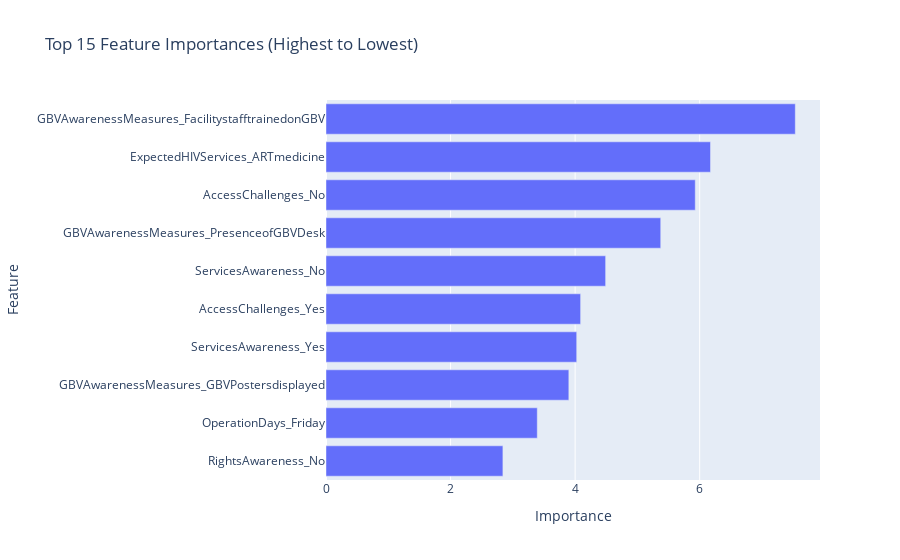

The notebook cell this image was saved under:
### Code cell
feature_importances = best_cat_model.feature_importances_

# Create a Series for the feature importances
importances = pd.Series(feature_importances, index=X_train.columns)

# Sort the importances and select the top 10, then reverse the Series for plotting
top_10_importances = importances.sort_values(ascending=False)[:10][::-1]

# Create a bar chart using Plotly
fig = px.bar(top_10_importances, x=top_10_importances.values, y=top_10_importances.index, orientation='h',
             labels={'x': 'Importance', 'index': 'Feature'},
             title='Top 15 Feature Importances (Highest to Lowest)')

# Show the plot
fig.show()

### Figure 1 — Plotly figure (JSON) as saved in the notebook; plotly's stock layout.template omitted (floating-point values rounded to 4 significant figures)
{"data": [{"alignmentgroup": "True", "hovertemplate": "Importance=%{x}<br>Feature=%{y}<extra></extra>", "legendgroup": "", "marker": {"color": "#636efa", "pattern": {"shape": ""}}, "name": "", "offsetgroup": "", "orientation": "h", "showlegend": false, "textposition": "auto", "type": "bar", "x": [2.841, 3.392, 3.899, 4.026, 4.089, 4.49, 5.375, 5.929, 6.174, 7.536], "xaxis": "x", "y": ["RightsAwareness_No", "OperationDays_Friday", "GBVAwarenessMeasures_GBVPostersdisplayed", "ServicesAwareness_Yes", "AccessChallenges_Yes", "ServicesAwareness_No", "GBVAwarenessMeasures_PresenceofGBVDesk", "AccessChallenges_No", "ExpectedHIVServices_ARTmedicine", "GBVAwarenessMeasures_FacilitystafftrainedonGBV"], "yaxis": "y"}], "layout": {"barmode": "relative", "legend": {"tracegroupgap": 0}, "title": {"text": "Top 15 Feature Importances (Highest to Lowest)"}, "xaxis": {"anchor": "y", "domain": [0, 1], "title": {"text": "Importance"}}, "yaxis": {"anchor": "x", "domain": [0, 1], "title": {"text": "Feature"}}}}
